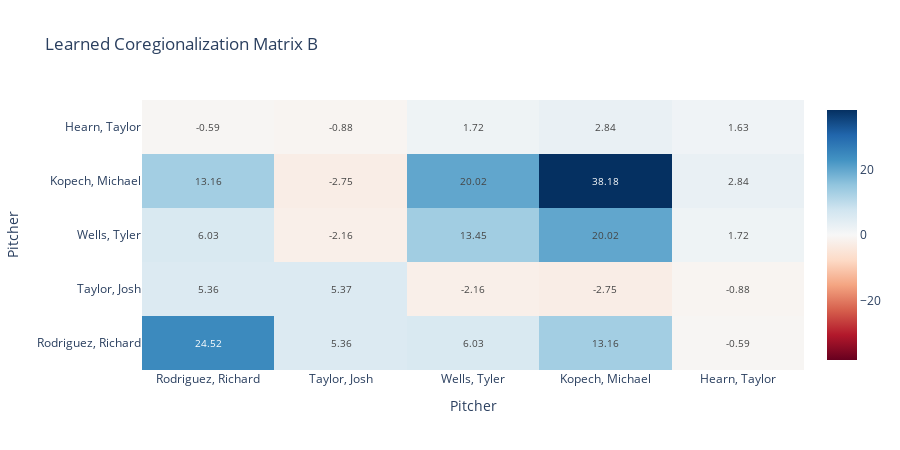

The cell this chart's notebook holds for it:
### Markdown cell above
### The Coregionalization Matrix: Who's Correlated?

Extract learned $B$ matrix:

### Code cell
# Posterior mean of B
B_post = az.extract(trace_icm, var_names=["B"]).mean(dim="sample").values

# Heatmap
fig = go.Figure(data=go.Heatmap(
z=B_post,
x=top_pitchers,
y=top_pitchers,
colorscale='RdBu',
zmid=0,
text=np.round(B_post, 2),
texttemplate='%{text}',
textfont={"size": 10}
))

fig.update_layout(
title="Learned Coregionalization Matrix B",
xaxis_title="Pitcher",
yaxis_title="Pitcher",
height=450
)
fig.show()

# Convert to correlation
std_devs = np.sqrt(np.diag(B_post))
corr = B_post / np.outer(std_devs, std_devs)
print("\nCorrelations:")
print(corr)

### Figure 1 — Plotly figure (JSON) as saved in the notebook; plotly's stock layout.template omitted (floating-point values rounded to 4 significant figures)
{"data": [{"colorscale": [[0, "rgb(103,0,31)"], [0.1, "rgb(178,24,43)"], [0.2, "rgb(214,96,77)"], [0.3, "rgb(244,165,130)"], [0.4, "rgb(253,219,199)"], [0.5, "rgb(247,247,247)"], [0.6, "rgb(209,229,240)"], [0.7, "rgb(146,197,222)"], [0.8, "rgb(67,147,195)"], [0.9, "rgb(33,102,172)"], [1, "rgb(5,48,97)"]], "text": [[24.52, 5.36, 6.03, 13.16, -0.59], [5.36, 5.37, -2.16, -2.75, -0.88], [6.03, -2.16, 13.45, 20.02, 1.72], [13.16, -2.75, 20.02, 38.18, 2.84], [-0.59, -0.88, 1.72, 2.84, 1.63]], "textfont": {"size": 10}, "texttemplate": "%{text}", "type": "heatmap", "x": ["Rodriguez, Richard", "Taylor, Josh", "Wells, Tyler", "Kopech, Michael", "Hearn, Taylor"], "y": ["Rodriguez, Richard", "Taylor, Josh", "Wells, Tyler", "Kopech, Michael", "Hearn, Taylor"], "z": [[24.52, 5.358, 6.031, 13.16, -0.5905], [5.358, 5.367, -2.164, -2.747, -0.8752], [6.031, -2.164, 13.45, 20.02, 1.719], [13.16, -2.747, 20.02, 38.18, 2.842], [-0.5905, -0.8752, 1.719, 2.842, 1.633]], "zmid": 0}], "layout": {"height": 450, "title": {"text": "Learned Coregionalization Matrix B"}, "xaxis": {"title": {"text": "Pitcher"}}, "yaxis": {"title": {"text": "Pitcher"}}}}
